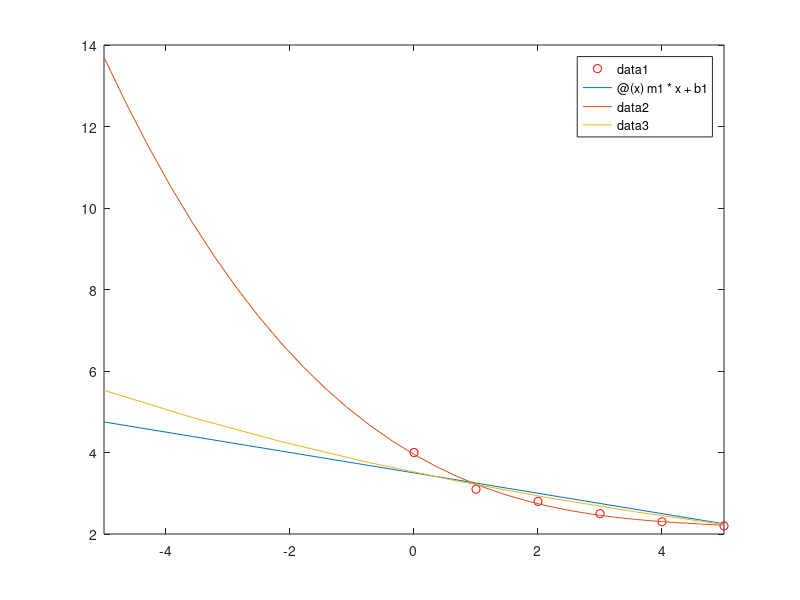

This chart was generated by the following MATLAB code:
x = [0; 1; 2; 3; 4; 5; 6; 7];
y = [4.0; 3.1; 2.8; 2.5; 2.3; 2.2; 2.1; 2.0];
ln_y = [log(4); log(3.1); log(2.8); log(2.5); log(2.3); log(2.2); log(2.1); log(2)];

plot(x, y, 'ro');
hold on;

A1 = [0 1;1 1;2 1; 3 1; 4 1; 5 1; 6 1; 7 1];
A2 = [1 0 0 0; 1 1 1 1; 1 2 4 8; 1 3 9 27; 1 4 16 64; 1 5 25 125; 1 6 36 216; 1 7 49 343];

x1 = inv(A1' * A1) * A1' * y;
x2 = inv(A2' * A2) * A2' * y;
x3 = inv(A1' * A1) * A1' * ln_y;

m1 = x1(1);
b1 = x1(2);

d2 = x2(1);
c2 = x2(2);
b2 = x2(3);
a2 = x2(4);

a3 = x3(1);
ln_c = x3(2);
c3 = exp(ln_c);

f = @(x) m1*x + b1;
g = @(x) a2*x^3 + b2*x^2 + c2*x + d2;
h = @(x) c3*exp(a3*x);

fplot(f);
fplot(g);
fplot(h);
hold off;